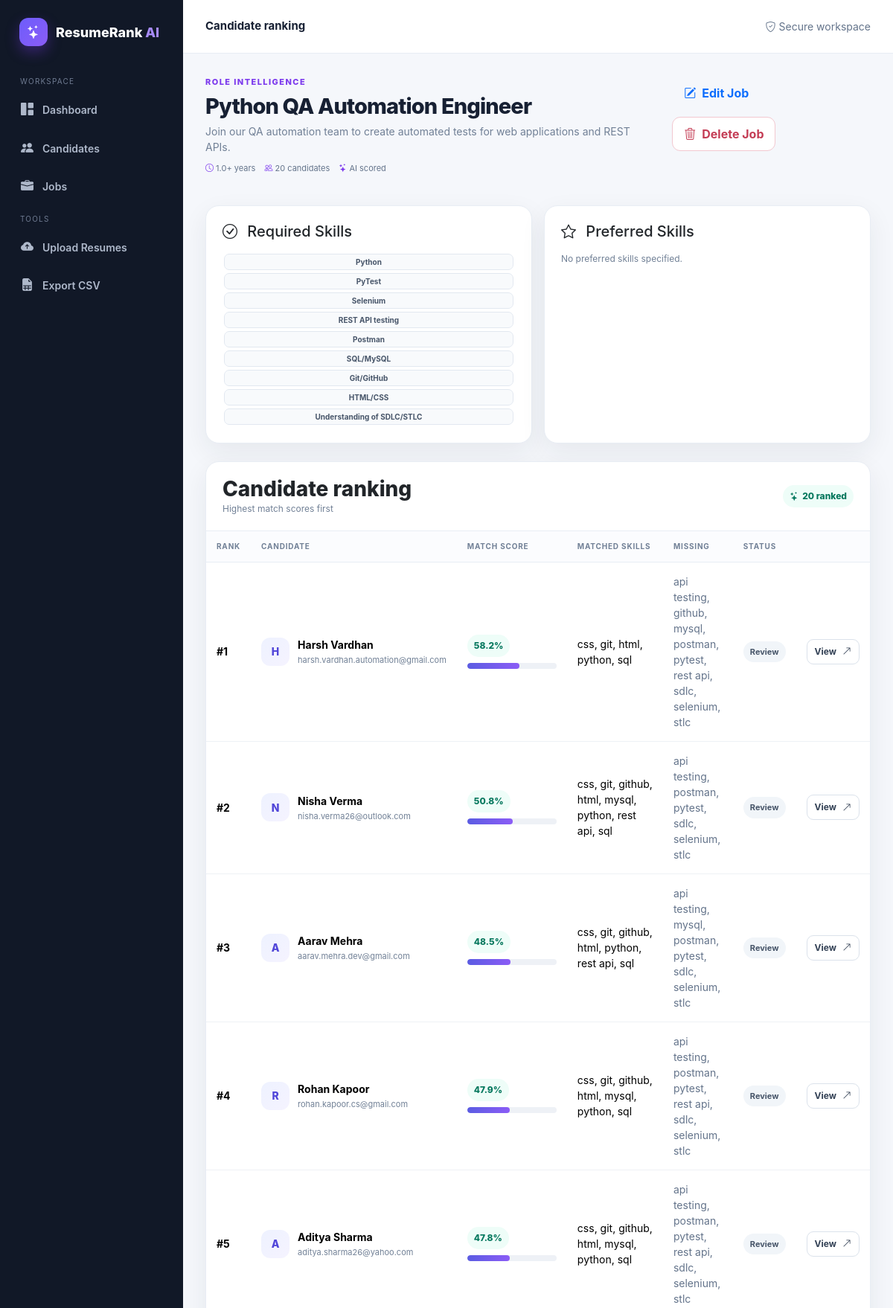
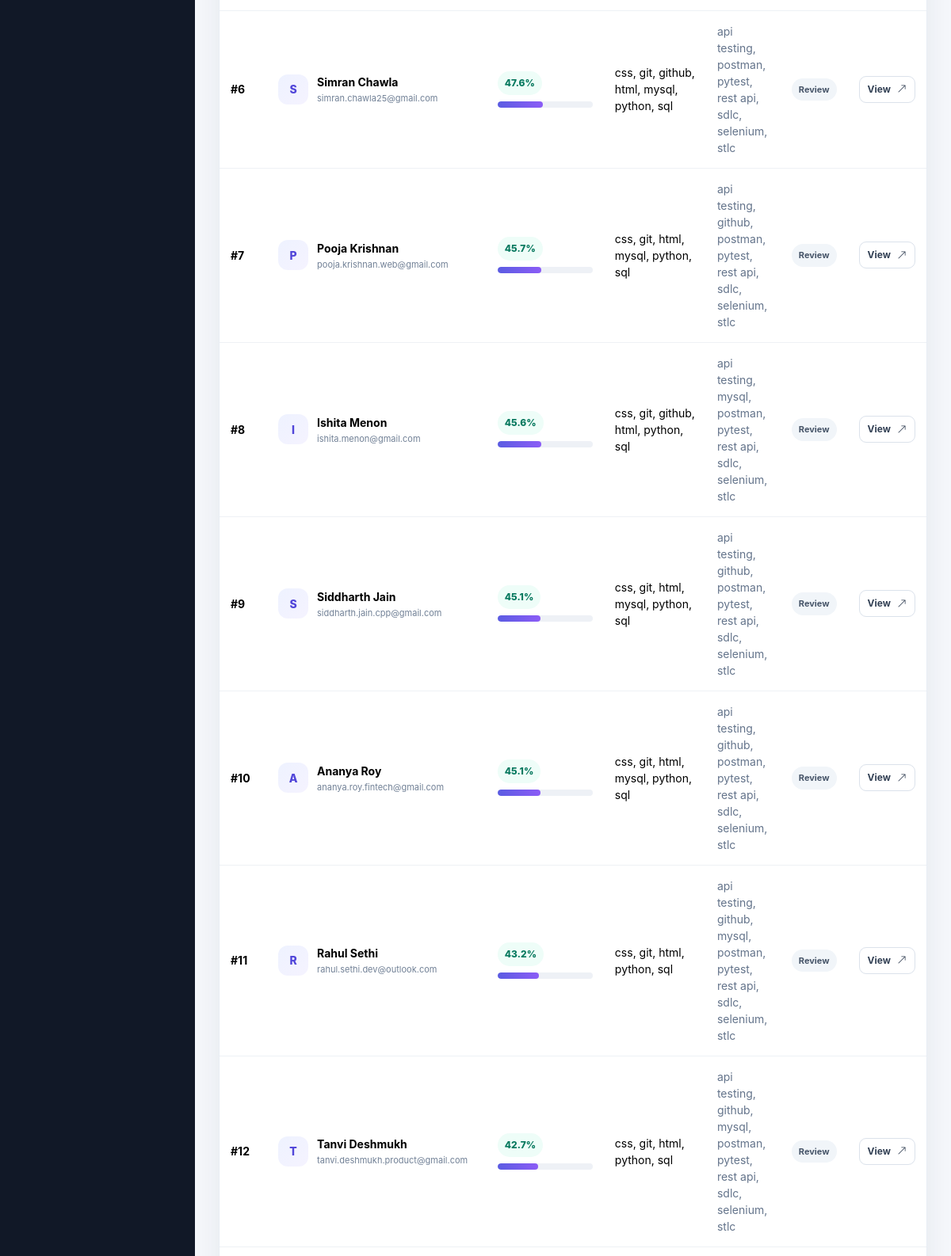
/jobs/3 (signed in, upper part), run on the app's committed database (2 pictures, top to bottom).
### tables this page shows
CREATE TABLE job (
                id INTEGER PRIMARY KEY AUTOINCREMENT,
                title TEXT NOT NULL,
                description TEXT NOT NULL,
                required_skills TEXT DEFAULT '',
                preferred_skills TEXT DEFAULT '',
                min_experience REAL DEFAULT 0,
                education_requirement TEXT DEFAULT '',
                certification_requirement TEXT DEFAULT '',
                created_at TEXT NOT NULL
            );

CREATE TABLE candidate (
                id INTEGER PRIMARY KEY AUTOINCREMENT,
                name TEXT NOT NULL,
                email TEXT,
                phone TEXT,
                location TEXT,
                linkedin TEXT,
                github TEXT,
                education TEXT,
                graduation_year INTEGER,
                experience_years REAL DEFAULT 0,
                experience_text TEXT,
                projects TEXT,
                certifications TEXT,
                resume_hash TEXT UNIQUE,
                created_at TEXT NOT NULL
            );

CREATE TABLE application (
                id INTEGER PRIMARY KEY AUTOINCREMENT,
                candidate_id INTEGER NOT NULL,
                job_id INTEGER NOT NULL,
                match_score REAL DEFAULT 0,
                skill_score REAL DEFAULT 0,
                semantic_score REAL DEFAULT 0,
                experience_score REAL DEFAULT 0,
                education_score REAL DEFAULT 0,
                preferred_score REAL DEFAULT 0,
                certification_score REAL DEFAULT 0,
                matched_skills TEXT DEFAULT '',
                missing_skills TEXT DEFAULT '',
                status TEXT DEFAULT 'Review',
                recruiter_notes TEXT DEFAULT '',
                created_at TEXT NOT NULL,
                UNIQUE(candidate_id, job_id),
                FOREIGN KEY(candidate_id) REFERENCES candidate(id) ON DELETE CASCADE,
                FOREIGN KEY(job_id) REFERENCES job(id) ON DELETE CASCADE
            );

### app/routes/jobs.py (the view)
@jobs_bp.route("/<int:job_id>")
@login_required
def detail(job_id):
    job = db.session.get(Job, job_id)
    if not job:
        flash("Job not found.", "danger")
        return redirect(url_for("jobs.list_jobs"))
    applications = (
        Application.query
        .filter_by(job_id=job.id)
        .order_by(Application.match_score.desc())
        .all()
    )
    return render_template(
        "job_detail.html",
        job=job,
        applications=applications
    )

### app/__init__.py (called while the page is built)
def _where(filters):
    if not filters:
        return "", []
    clauses, params = [], []
    for key, value in filters:
        clauses.append(f"{key} = ?")
        params.append(value)
    return " WHERE " + " AND ".join(clauses), params

def _fetch_all(model, filters, order, limit_value):
    where, params = _where(filters)
    sql = f"SELECT * FROM {model._table}{where}"
    if order:
        direction, name = order
        sql += f" ORDER BY {name} {direction}"
    if limit_value is not None:
        sql += f" LIMIT {int(limit_value)}"
    with db.connect() as conn:
        rows = conn.execute(sql, params).fetchall()
    return [model._from_row(row) for row in rows]

    def __get__(self, instance, owner):
        if instance is None:
            return self
        return instance.__dict__.get(self.name)

    def __set__(self, instance, value):
        instance.__dict__[self.name] = value
        session = globals().get("db")
        if session is not None and getattr(instance, "id", None) is not None:
            try: db.session.dirty.add(instance)
            except AttributeError: pass

    def desc(self):
        return ("DESC", self.name)

    def filter_by(self, **kwargs):
        return _Query(self.model, self.filters + list(kwargs.items()), self.order, self.limit_value)

    def order_by(self, field):
        direction, name = field if isinstance(field, tuple) else ("ASC", field.name)
        return _Query(self.model, self.filters, (direction, name), self.limit_value)

    def limit(self, n):
        return _Query(self.model, self.filters, self.order, n)

    def all(self):
        return _fetch_all(self.model, self.filters, self.order, self.limit_value)

    def first(self):
        rows = self.limit(1).all()
        return rows[0] if rows else None

    def __get__(self, instance, owner):
        return _Query(owner)

    def get(self, model, object_id):
        return _Query(model).filter_by(id=object_id).first()

    def connect(self):
        conn = sqlite3.connect(DB_PATH)
        conn.row_factory = sqlite3.Row
        conn.execute("PRAGMA foreign_keys = ON")
        return conn

### app/models/application.py (called while the page is built)
    @classmethod
    def _from_row(cls,row): return cls(id=row["id"],**{f:row[f] for f in cls._fields})

    @property
    def candidate(self):
        from app.models import Candidate
        return db.session.get(Candidate,self.candidate_id)

### app/models/candidate.py (called while the page is built)
    @classmethod
    def _from_row(cls,row):
        return cls(id=row["id"], **{f:row[f] for f in cls._fields})

### app/templates/job_detail.html (shortened to what this page needs)
{% extends "base.html" %}
{% block top_title %}
Candidate ranking
{% endblock %}
{% block content %}
<div class="page-head">
    <div>
        <div class="eyebrow">
            Role intelligence
        </div>
        <h1 class="page-title">
            {{ job.title }}
        </h1>
        <p class="page-subtitle">
            {{ job.description }}
        </p>
        <div class="job-meta">
            <span>
                <i class="bi bi-clock"></i>
                {{ job.min_experience or 0 }}+ years
            </span>
            <span>
                <i class="bi bi-people"></i>
                {{ applications|length }}
                candidates
            </span>
            <span>
                <i class="bi bi-stars"></i>
                AI scored
            </span>
        </div>
    </div>
    <div class="actions">
        <a class="btn btn-outline-primary"
           href="{{ url_for('jobs.edit_job', job_id=job.id) }}">
            <i class="bi bi-pencil-square"></i>
            Edit Job
        </a>
        <form method="post"
              action="{{ url_for('jobs.delete_job', job_id=job.id) }}"
              onsubmit="return confirm('Delete this job and all its candidate matches?');">
            <button class="btn btn-outline-danger">
                <i class="bi bi-trash3"></i>
                Delete Job
            </button>
        </form>
    </div>
</div>
<div class="row g-3 mb-4">
    <div class="col-md-6">
        <div class="card p-4 h-100">
            <h5 class="mb-3">
                <i class="bi bi-check-circle me-2"></i>
                Required Skills
            </h5>
            {% if job.required_skills %}
                {% for skill in job.required_skills.split(',') %}
                    {% if skill.strip() %}
                        <span class="badge badge-skill">
                            {{ skill.strip() }}
                        </span>
                    {% endif %}
                {% endfor %}
            {% else %}
                <span class="section-muted">
                    No required skills specified.
                </span>
            {% endif %}
        </div>
    </div>
    <div class="col-md-6">
        <div class="card p-4 h-100">
            <h5 class="mb-3">
                <i class="bi bi-star me-2"></i>
                Preferred Skills
            </h5>
            {% if job.preferred_skills %}
                {% for skill in job.preferred_skills.split(',') %}
                    {% if skill.strip() %}
                        <span class="badge badge-skill">
                            {{ skill.strip() }}
                        </span>
                    {% endif %}
                {% endfor %}
            {% else %}
                <span class="section-muted">
                    No preferred skills specified.
                </span>
            {% endif %}
        </div>
    </div>
</div>
<div class="card section-card">
    <div class="section-head">
        <div>
            <h3 class="section-title">
                Candidate ranking
            </h3>
            <div class="section-muted">
                Highest match scores first
            </div>
        </div>
        <span class="score-pill">
            <i class="bi bi-stars"></i>
            {{ applications|length }}
            ranked
        </span>
    </div>
    <div class="table-wrap">
        <table class="table">
            <thead>
                <tr>
                    <th>
                        Rank
                    </th>
                    <th>
                        Candidate
                    </th>
                    <th>
                        Match score
                    </th>
                    <th>
                        Matched skills
                    </th>
                    <th>
                        Missing
                    </th>
                    <th>
                        Status
                    </th>
                    <th></th>
                </tr>
            </thead>
            <tbody>
            {% for a in applications %}
                <tr>
                    <td>
                        <strong>
                            #{{ loop.index }}
                        </strong>
                    </td>
                    <td>
                        <div class="candidate-cell">
                            <div class="candidate-avatar">
                                {{ (a.candidate.name or 'C')[:1]|upper }}
                            </div>
                            <div>
                                <div class="candidate-name">
                                    {{ a.candidate.name }}
                                </div>
                                <div class="candidate-meta">
                                    {{ a.candidate.email or 'No email' }}
                                </div>
                            </div>
                        </div>
                    </td>
                    <td>
                        <span class="score-pill">
                            {{ '%.1f'|format(a.match_score) }}%
                        </span>
                        <div class="progress mt-2"
                             style="width:120px">
                            <div class="progress-bar"
                                 style="width:{{ a.match_score }}%">
                            </div>
                        </div>
                    </td>
                    <td style="max-width:220px">
                        {{ a.matched_skills or '—' }}
                    </td>
                    <td style="max-width:180px;color:#64748b">
                        {{ a.missing_skills or '—' }}
                    </td>
                    <td>
                        <span class="status-pill {{ a.status|lower|replace(' ','-') }}">
                            {{ a.status }}
                        </span>
                    </td>
                    <td>
                        <a class="btn btn-sm btn-outline-secondary"
                           href="{{ url_for('resumes.detail', candidate_id=a.candidate.id) }}">
                            View
                            <i class="bi bi-arrow-up-right"></i>
                        </a>
                    </td>
                </tr>
            {% endfor %}
            </tbody>
        </table>
    </div>
</div>
{% endblock %}

### app/static/css/style.css (style rules this page uses)
:root { --ink:#172033;--muted:#718096;--line:#e8edf4;--bg:#f5f7fb;--panel:#fff; --brand:#5b5ce2;--brand2:#7c3aed;--success:#0f9d78;--warning:#d99018;--danger:#d6455d; --shadow:0 12px 35px rgba(31,41,55,.07);--radius:18px; }
* { box-sizing:border-box }
body { margin:0;background:var(--bg);color:var(--ink);font-family:Inter,ui-sans-serif,system-ui,-apple-system,BlinkMacSystemFont,"Segoe UI",sans-serif;font-size:14px }
a { color:inherit;text-decoration:none }
.page-head { display:flex;justify-content:space-between;align-items:flex-start;gap:20px;margin-bottom:24px }
.eyebrow { font-size:11px;text-transform:uppercase;letter-spacing:.13em;color:#7c3aed;font-weight:800;margin-bottom:7px }
.page-title { font-size:29px;line-height:1.15;font-weight:800;letter-spacing:-.03em;margin:0 }
.page-subtitle { color:var(--muted);margin:7px 0 0;max-width:700px }
.actions { display:flex;gap:9px;flex-wrap:wrap }
.btn { border-radius:11px;font-weight:700;padding:10px 15px;border:1px solid transparent;display:inline-flex;align-items:center;justify-content:center;gap:8px }
.btn-sm { padding:7px 10px;border-radius:9px;font-size:12px }
.btn-outline-dark,.btn-outline-secondary { border-color:#dbe2eb;background:#fff;color:#334155 }
.btn-outline-danger { border-color:#f2c8d0;color:#c43d55;background:#fff }
.card { background:var(--panel);border:1px solid var(--line)!important;border-radius:var(--radius)!important;box-shadow:var(--shadow);overflow:hidden }
.card-body,.card.p-4 { padding:22px!important }
.section-card { padding:0 }
.section-head { padding:20px 22px;border-bottom:1px solid var(--line);display:flex;align-items:center;justify-content:space-between;gap:15px }
.section-title { font-weight:800;margin:0 }
.section-muted { font-size:12px;color:var(--muted) }
.table-wrap { overflow:auto }
.table { margin:0 }
.table>thead>tr>th { border-bottom:1px solid var(--line);background:#fbfcfe;color:#718096;font-size:10px;text-transform:uppercase;letter-spacing:.08em;padding:13px 14px;white-space:nowrap }
.table>tbody>tr>td { padding:15px 14px;border-color:#eef1f5;vertical-align:middle }
.candidate-cell { display:flex;align-items:center;gap:11px;min-width:190px }
.candidate-avatar { width:38px;height:38px;border-radius:12px;background:linear-gradient(135deg,#eef2ff,#f5f3ff);color:#5146d9;display:grid;place-items:center;font-weight:800 }
.candidate-name { font-weight:750 }
.candidate-meta { font-size:11px;color:var(--muted);margin-top:2px }
.score-pill { display:inline-flex;align-items:center;gap:5px;border-radius:999px;padding:6px 9px;font-weight:800;font-size:12px;background:#eefdf8;color:#08795f }
.status-pill { display:inline-flex;align-items:center;border-radius:999px;padding:6px 9px;font-size:11px;font-weight:750;background:#f1f5f9;color:#475569 }
.badge-skill { margin:2px;border:1px solid #e2e8f0;background:#f8fafc;color:#475569!important;border-radius:7px;padding:5px 7px;font-size:10px }
.progress { height:8px;background:#eef1f6;border-radius:999px }
.progress-bar { border-radius:999px;background:linear-gradient(90deg,#5b5ce2,#8b5cf6) }
.job-meta { display:flex;gap:12px;flex-wrap:wrap;color:#64748b;font-size:11px;margin:10px 0 18px }
.job-meta i { color:#7c3aed }

### data on the page
job: title "Python QA Automation Engineer", description "Join our QA automation team to create automated tests for web applications and REST APIs.", min_experience "1.0"
candidate: name "H", candidate.name "Harsh Vardhan", candidate "harsh.vardhan.automation@gmail.com"
application: match_score "58.2", matched_skills "css, git, html, python, sql", missing_skills "api testing, github, mysql, postman, pytest, rest api, sdlc, selenium, stlc", status "Review"
candidate: name "N", candidate.name "Nisha Verma", candidate "nisha.verma26@outlook.com"
application: match_score "50.8", matched_skills "css, git, github, html, mysql, python, rest api, sql", missing_skills "api testing, postman, pytest, sdlc, selenium, stlc", status "Review"
candidate: name "A", candidate.name "Aarav Mehra", candidate "aarav.mehra.dev@gmail.com"
application: match_score "48.5", matched_skills "css, git, github, html, python, rest api, sql", missing_skills "api testing, mysql, postman, pytest, sdlc, selenium, stlc", status "Review"
candidate: name "R", candidate.name "Rohan Kapoor", candidate "rohan.kapoor.cs@gmail.com"
application: match_score "47.9", matched_skills "css, git, github, html, mysql, python, sql", missing_skills "api testing, postman, pytest, rest api, sdlc, selenium, stlc", status "Review"
candidate: name "A", candidate.name "Aditya Sharma", candidate "aditya.sharma26@yahoo.com"
application: match_score "47.8", matched_skills "css, git, github, html, mysql, python, sql", missing_skills "api testing, postman, pytest, rest api, sdlc, selenium, stlc", status "Review"
candidate: name "S", candidate.name "Simran Chawla", candidate "simran.chawla25@gmail.com"
application: match_score "47.6", matched_skills "css, git, github, html, mysql, python, sql", missing_skills "api testing, postman, pytest, rest api, sdlc, selenium, stlc", status "Review"
candidate: name "P", candidate.name "Pooja Krishnan", candidate "pooja.krishnan.web@gmail.com"
application: match_score "45.7", matched_skills "css, git, html, mysql, python, sql", missing_skills "api testing, github, postman, pytest, rest api, sdlc, selenium, stlc", status "Review"
candidate: name "I", candidate.name "Ishita Menon", candidate "ishita.menon@gmail.com"
application: match_score "45.6", matched_skills "css, git, github, html, python, sql", missing_skills "api testing, mysql, postman, pytest, rest api, sdlc, selenium, stlc", status "Review"
candidate: name "S", candidate.name "Siddharth Jain", candidate "siddharth.jain.cpp@gmail.com"
application: match_score "45.1", matched_skills "css, git, html, mysql, python, sql", missing_skills "api testing, github, postman, pytest, rest api, sdlc, selenium, stlc", status "Review"
candidate: name "A", candidate.name "Ananya Roy", candidate "ananya.roy.fintech@gmail.com"
application: match_score "45.1", matched_skills "css, git, html, mysql, python, sql", missing_skills "api testing, github, postman, pytest, rest api, sdlc, selenium, stlc", status "Review"
candidate: name "R", candidate.name "Rahul Sethi", candidate "rahul.sethi.dev@outlook.com"
application: match_score "43.2", matched_skills "css, git, html, python, sql", missing_skills "api testing, github, mysql, postman, pytest, rest api, sdlc, selenium, stlc", status "Review"
candidate: name "T", candidate.name "Tanvi Deshmukh", candidate "tanvi.deshmukh.product@gmail.com"
application: match_score "42.7", matched_skills "css, git, html, python, sql", missing_skills "api testing, github, mysql, postman, pytest, rest api, sdlc, selenium, stlc", status "Review"

### other printed values
{{ applications|length }} "20"
{{ skill.strip() }} "Python" "PyTest" "Selenium" "REST API testing" "Postman" "SQL/MySQL" "Git/GitHub" "HTML/CSS" "Understanding of SDLC/STLC"
